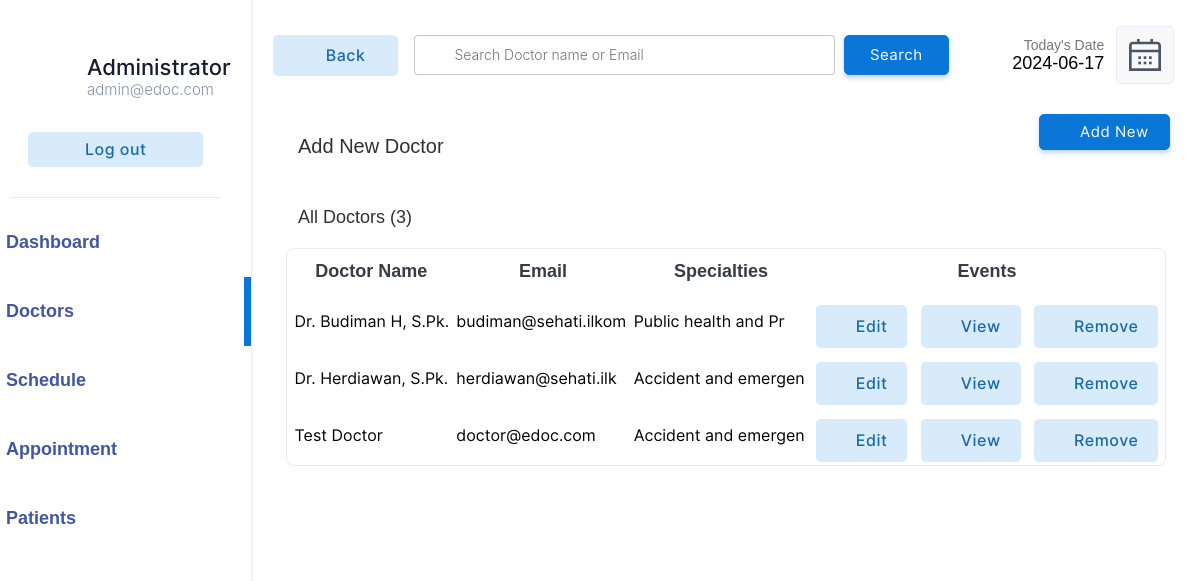
Before: /doctor/doctors.php (signed in) with the older database file.
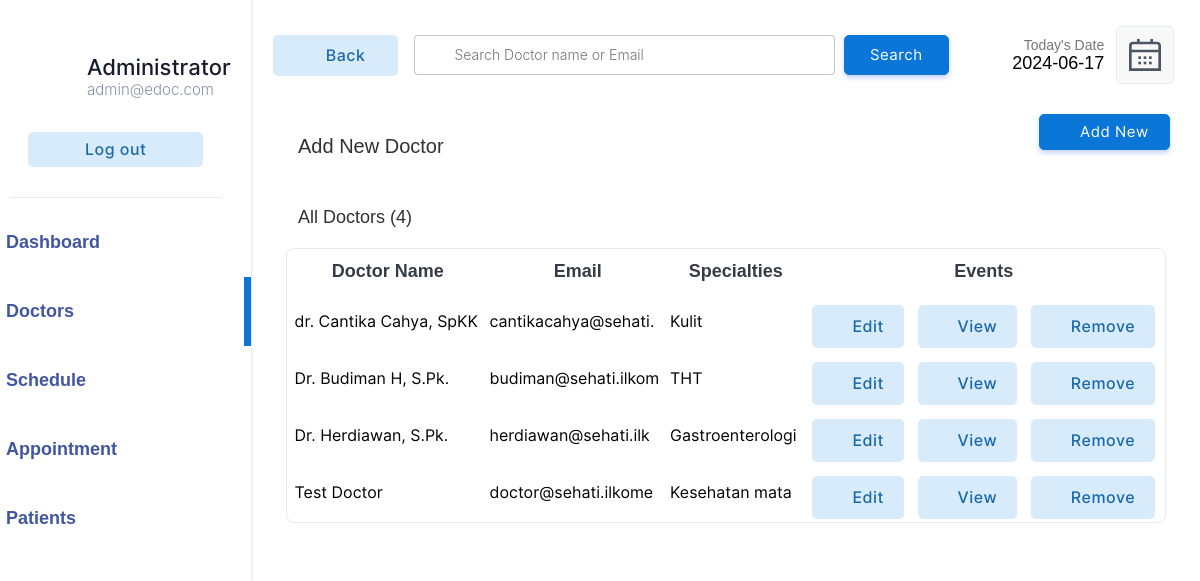
After: the same page with the newer database file.
### tables this page shows
CREATE TABLE `doctor` (
  `docid` int(11) NOT NULL,
  `docemail` varchar(255) DEFAULT NULL,
  `docname` varchar(255) DEFAULT NULL,
  `docpassword` varchar(255) DEFAULT NULL,
  `docnic` varchar(15) DEFAULT NULL,
  `doctel` varchar(15) DEFAULT NULL,
  `specialties` int(2) DEFAULT NULL,
  `status` tinyint(1) DEFAULT NULL
);

CREATE TABLE `specialties` (
  `id` int(2) NOT NULL,
  `sname` varchar(50) DEFAULT NULL
);

### doctor/doctors.php (the view, shortened to what this page needs)
<!DOCTYPE html>
<html lang="en">
<head>
    <link rel="stylesheet" href="../css/animations.css">
    <link rel="stylesheet" href="../css/main.css">
    <link rel="stylesheet" href="../css/admin.css">
</head>
<body>
    <?php
    include("../connection.php");
    ?>
    <div class="container">
        <div class="menu">
            <table class="menu-container" border="0">
                <tr>
                    <td style="padding:10px" colspan="2">
                        <table border="0" class="profile-container">
                            <tr>
                                <td width="30%" style="padding-left:20px" >
                                </td>
                                <td style="padding:0px;margin:0px;">
                                    <p class="profile-title">Administrator</p>
                                    <p class="profile-subtitle">admin@edoc.com</p>
                                </td>
                            </tr>
                            <tr>
                                <td colspan="2">
                                <a href="../logout.php" ><input type="button" value="Log out" class="logout-btn btn-primary-soft btn"></a>
                                </td>
                            </tr>
                    </table>
                    </td>
                </tr>
                <tr class="menu-row" >
                    <td class="menu-btn menu-icon-dashbord" >
                        <a href="index.php" class="non-style-link-menu"><div><p class="menu-text">Dashboard</p></a></div></a>
                <tr class="menu-row">
                    <td class="menu-btn menu-icon-doctor menu-active menu-icon-doctor-active">
                        <a href="doctors.php" class="non-style-link-menu non-style-link-menu-active"><div><p class="menu-text">Doctors</p></a></div>
                <tr class="menu-row" >
                    <td class="menu-btn menu-icon-schedule">
                        <a href="schedule.php" class="non-style-link-menu"><div><p class="menu-text">Schedule</p></div></a>
                    </td>
                </tr>
                <tr class="menu-row">
                    <td class="menu-btn menu-icon-appoinment">
                        <a href="appointment.php" class="non-style-link-menu"><div><p class="menu-text">Appointment</p></a></div>
                    </td>
                </tr>
                <tr class="menu-row" >
                    <td class="menu-btn menu-icon-patient">
                        <a href="patient.php" class="non-style-link-menu"><div><p class="menu-text">Patients</p></a></div>
                    </td>
                </tr>
        <div class="dash-body">
            <table border="0" width="100%" style=" border-spacing: 0;margin:0;padding:0;margin-top:25px; ">
                <tr >
                    <td width="13%">
                        <a href="doctors.php" ><button  class="login-btn btn-primary-soft btn btn-icon-back"  style="padding-top:11px;padding-bottom:11px;margin-left:20px;width:125px"><font class="tn-in-text">Back</font></button></a>
                    </td>
                    <td>
                        <form action="" method="post" class="header-search">
                            <input type="search" name="search" class="input-text header-searchbar" placeholder="Search Doctor name or Email" list="doctors">&nbsp;&nbsp;
                            <?php
                                $list11 = $database->query("select  docname,docemail from  doctor;");
?>
                            <input type="Submit" value="Search" class="login-btn btn-primary btn" style="padding-left: 25px;padding-right: 25px;padding-top: 10px;padding-bottom: 10px;">
                        </form>
                    </td>
                    <td width="15%">
                        <p style="font-size: 14px;color: rgb(119, 119, 119);padding: 0;margin: 0;text-align: right;">
                            Today's Date
                        </p>
                        <p class="heading-sub12" style="padding: 0;margin: 0;">
                            <?php
                        $date = date('Y-m-d');
                        echo $date;
                        ?>
                        </p>
                    </td>
                    <td width="10%">
                        <button  class="btn-label"  style="display: flex;justify-content: center;align-items: center;"><img src="../img/calendar.svg" width="100%"></button>
                    </td>
                </tr>
                <tr >
                    <td colspan="2" style="padding-top:30px;">
                        <p class="heading-main12" style="margin-left: 45px;font-size:20px;color:rgb(49, 49, 49)">Add New Doctor</p>
                    </td>
                    <td colspan="2">
                        <a href="?action=add&id=none&error=0" class="non-style-link"><button  class="login-btn btn-primary btn button-icon"  style="display: flex;justify-content: center;align-items: center;margin-left:75px;background-image: url('../img/icons/add.svg');">Add New</font></button>
                            </a></td>
                </tr>
                <tr>
                    <td colspan="4" style="padding-top:10px;">
                        <p class="heading-main12" style="margin-left: 45px;font-size:18px;color:rgb(49, 49, 49)">All Doctors (<?php echo $list11->num_rows; ?>)</p>
                    </td>
                </tr>
                <?php
                    if($_POST){
                        $keyword=$_POST["search"];
                        $sqlmain= "select * from doctor where docemail='$keyword' or docname='$keyword' or docname like '$keyword%' or docname like '%$keyword' or docname like '%$keyword%'";
                    }else{
                        $sqlmain= "select * from doctor order by docid desc";
                    }
                ?>
                <tr>
                   <td colspan="4">
                       <center>
                        <div class="abc scroll">
                        <table width="93%" class="sub-table scrolldown" border="0">
                        <thead>
                        <tr>
                                <th class="table-headin">
                                Doctor Name
                                </th>
                                <th class="table-headin">
                                    Email
                                </th>
                                <th class="table-headin">
                                    Specialties
                                </th>
                                <th class="table-headin">
                                    Events
                                </tr>
                        </thead>
                        <tbody>
                            <?php
                                $result= $database->query($sqlmain);
                                if($result->num_rows==0){
                                    echo '<tr>
                                    <td colspan="4">
                                    <br><br><br><br>
                                    <center>
                                    <img src="../img/notfound.svg" width="25%">
                                    <br>
                                    <p class="heading-main12" style="margin-left: 45px;font-size:20px;color:rgb(49, 49, 49)">We  couldnt find anything related to your keywords !</p>
                                    <a class="non-style-link" href="doctors.php"><button  class="login-btn btn-primary-soft btn"  style="display: flex;justify-content: center;align-items: center;margin-left:20px;">&nbsp; Show all Doctors &nbsp;</font></button>
                                    </a>
                                    </center>
                                    <br><br><br><br>
                                    </td>
                                    </tr>';
                                }
                                else{
                                for ( $x=0; $x<$result->num_rows;$x++){
                                    $row=$result->fetch_assoc();
                                    $docid=$row["docid"];
                                    $name=$row["docname"];
                                    $email=$row["docemail"];
                                    $spe=$row["specialties"];
                                    $spcil_res= $database->query("select sname from specialties where id='$spe'");
                                    $spcil_array= $spcil_res->fetch_assoc();
                                    $spcil_name=$spcil_array["sname"];
                                    echo '<tr>
                                        <td> &nbsp;'.
                                        substr($name,0,30)
                                        .'</td>
                                        <td>
                                        '.substr($email,0,20).'
                                        </td>
                                        <td>
                                            '.substr($spcil_name,0,20).'
                                        </td>
                                        <td>
                                        <div style="display:flex;justify-content: center;">
                                        <a href="?action=edit&id='.$docid.'&error=0" class="non-style-link"><button  class="btn-primary-soft btn button-icon btn-edit"  style="padding-left: 40px;padding-top: 12px;padding-bottom: 12px;margin-top: 10px;"><font class="tn-in-text">Edit</font></button></a>
                                        &nbsp;&nbsp;&nbsp;
                                        <a href="?action=view&id='.$docid.'" class="non-style-link"><button  class="btn-primary-soft btn button-icon btn-view"  style="padding-left: 40px;padding-top: 12px;padding-bottom: 12px;margin-top: 10px;"><font class="tn-in-text">View</font></button></a>
                                       &nbsp;&nbsp;&nbsp;
                                       <a href="?action=drop&id='.$docid.'&name='.$name.'" class="non-style-link"><button  class="btn-primary-soft btn button-icon btn-delete"  style="padding-left: 40px;padding-top: 12px;padding-bottom: 12px;margin-top: 10px;"><font class="tn-in-text">Remove</font></button></a>
                                        </div>
                                        </td>
                                    </tr>';
                                }
                            }
                            ?>
                            </tbody>
                        </table>
                        </div>
                        </center>
                   </td>
                </tr>
            </table>
        </div>
</body>
</html>

### css/main.css (style rules this page uses)
:root { --primarycolor: #0A76D8; --primarycolorhover: #006dd3; --btnice:#D8EBFA; --btnnicetext:#1b62b3; }
body { margin: 0; padding: 0; border-spacing: 0; font-family: 'Inter', sans-serif; }
.input-text { border-radius: 4px; border: 0.5px solid rgb(226, 226, 226); padding: 10px; width: 92%; transition: 0.2s; outline: none; }
.input-text { border: 1px solid #e9ecef; font-size: 14px; line-height: 26px; background-color: #fff; display: block; width: 100%; padding: .375rem .75rem; font-weight: 300; line-height: 1.5; color: #212529; background-color: #fff; background-clip: padding-box; -webkit-appearance: none; -moz-appearance: none; appearance: none; border-radius: .25rem; transition: border-color .15s ease-in-out,box-shadow .15s ease-in-out; }
.input-text::placeholder { font-family: 'Inter', sans-serif; }
.btn { cursor: pointer; padding: 8px 20px; outline: none; text-decoration: none; font-size: 15px; letter-spacing: 0.5px; transition: all 0.3s; border-radius: 5px; font-family: 'Inter', sans-serif; }
.btn-primary { background-color: var(--primarycolor) ; border: 1px solid var(--primarycolor) ; color: #fff ; box-shadow: 0 3px 5px 0 rgba(57,108,240,0.3); }
.btn-primary-soft { background-color: #D8EBFA ; color: #1969AA; font-weight: 500; font-size: 16px; border: none; }
.non-style-link:link, .non-style-link:visited, .non-style-link:hover, .non-style-link:active { text-decoration: none; color: rgb(43, 43, 43); }
.btn-label { margin-left: 10px; padding: 12px 12px; outline: none; text-decoration: none; font-size: 15px; letter-spacing: 0.5px; transition: all 0.3s; border-radius: 5px; background-color: #f0f0f073; border: 1px solid rgba(57,108,240,0.1) ; font-family: 'Inter', sans-serif; }
.sub-table { border: 1px solid #ebebeb; border-radius: 8px; }
.table-headin { padding: 10px; color: var(--Color-Neutral-neutral-700, #353C46); text-align: center; font-family: "Nunito Sans", sans-serif; font-size: 18px; font-style: normal; font-weight: 700; line-height: normal; }
.abc { width: 100%; overflow: auto; }
input[type=search] { background-image: url('../img/search.svg'); background-position: 10px 50%; background-repeat: no-repeat; transition: 0.5s; padding: 8px 20px 8px 40px; }
.button-icon { background-position: 10px 50%; background-repeat: no-repeat; transition: 0.5s; padding: 8px 20px 8px 40px; }
.menu-btn { padding:6px; color: #3b3b3b; background-position: 30% 50%; background-repeat: no-repeat; transition: 0.5s; }
.menu-text { font-weight: 500; font-size: 16px; color: var(--Color-Blue-blue-500, #4256A0); font-family: "Nunito Sans", sans-serif; font-weight: bold; font-size: 18px; font-style: normal; font-weight: 700; line-height: normal; display: flex; }
.menu-row { padding: 10px; border-radius: 10px; transition: 0.5s; }
.menu-active { color: var(--primarycolor); border-right: 7px solid var(--primarycolor); background-color: var(); }
.non-style-link-menu:link, .non-style-link-menu:visited, .non-style-link-menu:active { text-decoration: none; color: #3b3b3b; }
.non-style-link-menu-active:link, .non-style-link-menu-active:visited, .non-style-link-menu-active:active { text-decoration: none; color: var(--primarycolor); }
.menu-icon-dashbord { background-image: url('../img/icons/dashboard.svg'); }
.menu-icon-doctor { background-image: url('../img/icons/doctors.svg'); }
.menu-icon-schedule { background-image: url('../img/icons/schedule.svg'); }
.menu-icon-appoinment { background-image: url('../img/icons/book.svg'); }
.menu-icon-patient { background-image: url('../img/icons/patients.svg'); }
.menu-icon-doctor:hover,.menu-icon-doctor-active { color: var(--primarycolor); background-image: url('../img/icons/doctors-hover.svg'); }
.btn-icon-back { background-image: url('../img/icons/back-iceblue.svg'); background-position: 18px 50%; background-repeat: no-repeat; transition: 0.5s; padding: 8px 20px 8px 40px; }
.btn-edit { background-image: url('../img/icons/edit-iceblue.svg'); }
.btn-view { background-image: url('../img/icons/view-iceblue.svg'); }
.btn-delete { background-image: url('../img/icons/delete-iceblue.svg'); }
.dash-body p { font-family: "Nunito Sans", sans-serif; font-size: 18px; font-style: normal; font-weight: 400; line-height: normal; margin-left: 32px; }

### doctor/doctors.php (style rules this page uses)
.sub-table { animation: transitionIn-Y-bottom 0.5s; }

Changed rows visible on the page:
added doctor: docname "dr. Cantika Cahya, SpKK", docemail "cantikacahya@sehati.", specialties.sname "Kulit"
changed doctor "Dr. Budiman H, S.Pk.": specialties.sname "Public health and Pr" → "THT"
changed doctor "Dr. Herdiawan, S.Pk.": specialties.sname "Accident and emergen" → "Gastroenterologi"
changed doctor "Test Doctor": docemail "doctor@edoc.com" → "doctor@sehati.ilkome"; specialties.sname "Accident and emergen" → "Kesehatan mata"
Other visible differences:
$list11->num_rows: "3" → "4"
